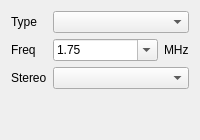
                  <widget class="QWidget" name="tab_14">
                   <attribute name="title">
                    <string>PSG 1</string>
                   </attribute>
                   <layout class="QGridLayout" name="gridLayout_13" columnstretch="0,0">
                    <item row="0" column="1">
                     <widget class="QComboBox" name="schip1box"/>
                    </item>
                    <item row="1" column="0">
                     <widget class="QLabel" name="label_51">
                      <property name="text">
                       <string>Freq</string>
                      </property>
                     </widget>
                    </item>
                    <item row="2" column="0">
                     <widget class="QLabel" name="label_16">
                      <property name="text">
                       <string>Stereo</string>
                      </property>
                     </widget>
                    </item>
                    <item row="1" column="1">
                     <layout class="QHBoxLayout" name="horizontalLayout_34" stretch="10,0">
                      <item>
                       <widget class="QComboBox" name="psg1frq">
                        <property name="editable">
                         <bool>true</bool>
                        </property>
                        <property name="insertPolicy">
                         <enum>QComboBox::NoInsert</enum>
                        </property>
                        <item>
                         <property name="text">
                          <string>1.75</string>
                         </property>
                        </item>
                        <item>
                         <property name="text">
                          <string>1.7744</string>
                         </property>
                        </item>
                       </widget>
                      </item>
                      <item>
                       <widget class="QLabel" name="label_58">
                        <property name="text">
                         <string>MHz</string>
                        </property>
                       </widget>
                      </item>
                     </layout>
                    </item>
                    <item row="0" column="0">
                     <widget class="QLabel" name="label_15">
                      <property name="text">
                       <string>Type</string>
                      </property>
                     </widget>
                    </item>
                    <item row="2" column="1">
                     <widget class="QComboBox" name="stereo1box"/>
                    </item>
                    <item row="3" column="1">
                     <spacer name="verticalSpacer_16">
                      <property name="orientation">
                       <enum>Qt::Vertical</enum>
                      </property>
                      <property name="sizeHint" stdset="0">
                       <size>
                        <width>20</width>
                        <height>40</height>
                       </size>
                      </property>
                     </spacer>
                    </item>
                   </layout>
                  </widget>
